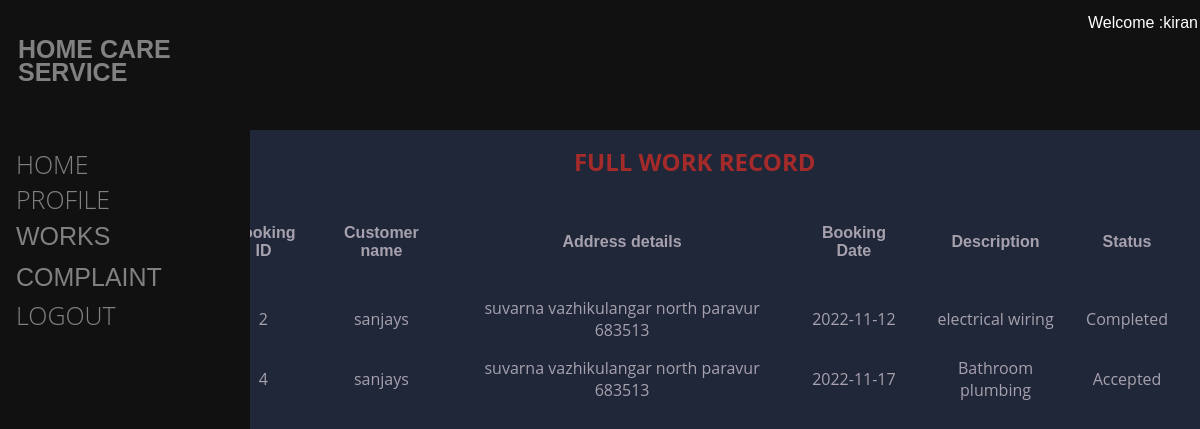
Screenshot of /workerhome.php?log=kiran (signed in) with the database file from the repository.
### tables this page shows
CREATE TABLE `booking` (
  `bookid` int(20) NOT NULL,
  `users` varchar(100) NOT NULL,
  `wid` int(20) NOT NULL,
  `wname` varchar(100) NOT NULL,
  `addr` varchar(100) NOT NULL,
  `city` varchar(100) NOT NULL,
  `bookdate` text NOT NULL,
  `regisdate` text NOT NULL,
  `descipt` varchar(100) NOT NULL,
  `status` varchar(100) NOT NULL,
  `amount` int(200) NOT NULL
);

### workerhome.php (the view, shortened to what this page needs)
<html>
<?php include"workerheader.php";
?>
<body>
  <form action="userhome.php" method="post">
<div style="margin-left:16%;padding:1px 16px;height:1000px;">
<h2>FULL WORK RECORD</h2>
<br>
<?php
include"dbconfig.php";
$result = mysqli_query($handle, "SELECT * FROM booking where wname='{$_SESSION['worker']}'");
echo '<table border="0" cellspacing="2" cellpadding="2">
      <tr>
          <td> <font face="Arial"><h4>Booking ID </h4></font> </td>
          <td> <font face="Arial"><h4>Customer name </h4></font> </td>
          <td> <font face="Arial"><h4>Address details </h4></font> </td>
          <td> <font face="Arial"><h4>Booking Date</h4></font> </td>
          <td> <font face="Arial"><h4>Description</h4></font> </td>
          <td> <font face="Arial"><h4>Status</h4></font> </td>
      </tr>';
  while ($row = $result->fetch_assoc())
  {
      $field0name = $row["bookid"];
      $field1name = $row["users"];
      $fieldname =  $row["addr"];
      $field2name = $row["bookdate"];
      $field3name = $row["descipt"];
      $field4name = $row["status"];
      echo '<tr>
                <td>'.$field0name.'</td>
                <td>'.$field1name.'</td>
                <td>'.$fieldname.'</td>
                <td>'.$field2name.'</td>
                <td>'.$field3name.'</td>
                <td>'.$field4name.'</td>
                </tr>';
}
?>
</form>

### workerheader.php (style rules this page uses)
body { font-family: "Lato", sans-serif; }

### workerhome.php (style rules this page uses)
body { font-family: 'Open Sans', sans-serif; font-weight: 300; line-height: 1.42em; color:#A7A1AE; background-color:#1F2739; }
h2 { text-align: center; color: brown; }
table { border: 1px solid; border-collapse: collapse; width: 100%; border: none; }
th, td { padding: 8px; text-align: center; }

### rows the page displays
booking: bookid "2", users "sanjays", addr "suvarna vazhikulangar north paravur 683513", bookdate "2022-11-12", descipt "electrical wiring", status "Completed"
booking: bookid "4", users "sanjays", addr "suvarna vazhikulangar north paravur 683513", bookdate "2022-11-17", descipt "Bathroom plumbing", status "Accepted"

### other values shown
$_SESSION['worker'] "kiran"
